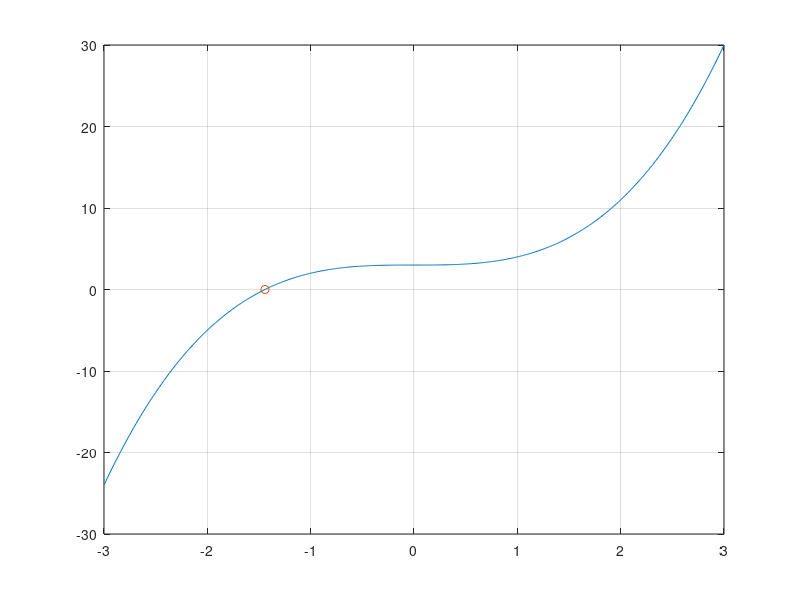

This chart was generated by the following MATLAB code:
%% Initialization
%Anonimous function: 
f = @(x)x.^3+3;                                         
format long                                             
xl=-3 ;                
xu=3;
% stopping condition
n=100;
es=0.00001;
        
i=0;
xx= xl:0.01:xu;
figure(1);
plot(xx,f(xx));
grid on
if(f(xu)*f(xl)>0)
    disp('Root can''t be estimated');
    return;
end

%% Loop
while (i<=n)
    % Calculate Mid point 
    x_mid = (xl + xu)/2; 
    ea=abs((xl-x_mid)/xl)*100;
    
    if ( f(x_mid) == 0 )
       break;
    elseif ( f(xl)*f(x_mid) < 0 )                            %setting new mid point
       xu = x_mid;
    else
       xl = x_mid;
    end  
    if(ea<es)
        break;
    end
    i=i+1;
    figure(1);
    plot(xx,f(xx),x_mid,f(x_mid),'o');
    grid on;
    pause(0.5);
    
end

disp(x_mid)
disp(ea)
